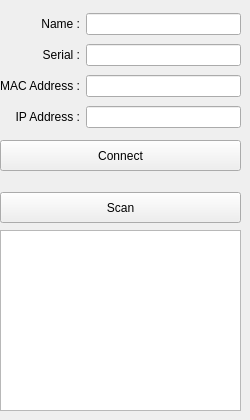
      <widget class="QWidget" name="tab_RemoteCamera">
       <attribute name="title">
        <string>Remote Camera</string>
       </attribute>
       <widget class="QPushButton" name="pushButton_RemoteCameraScan">
        <property name="geometry">
         <rect>
          <x>0</x>
          <y>192</y>
          <width>241</width>
          <height>31</height>
         </rect>
        </property>
        <property name="text">
         <string>Scan</string>
        </property>
       </widget>
       <widget class="QPushButton" name="pushButton_RemoteCameraConnect">
        <property name="geometry">
         <rect>
          <x>0</x>
          <y>140</y>
          <width>241</width>
          <height>31</height>
         </rect>
        </property>
        <property name="text">
         <string>Connect</string>
        </property>
       </widget>
       <widget class="QWidget" name="gridLayoutWidget_2">
        <property name="geometry">
         <rect>
          <x>0</x>
          <y>10</y>
          <width>241</width>
          <height>121</height>
         </rect>
        </property>
        <layout class="QGridLayout" name="gridLayout_2">
         <item row="0" column="0">
          <widget class="QLabel" name="label_3">
           <property name="text">
            <string>Name :</string>
           </property>
           <property name="alignment">
            <set>Qt::AlignRight|Qt::AlignTrailing|Qt::AlignVCenter</set>
           </property>
          </widget>
         </item>
         <item row="3" column="0">
          <widget class="QLabel" name="label_6">
           <property name="text">
            <string>IP Address :</string>
           </property>
           <property name="alignment">
            <set>Qt::AlignRight|Qt::AlignTrailing|Qt::AlignVCenter</set>
           </property>
          </widget>
         </item>
         <item row="1" column="0">
          <widget class="QLabel" name="label_4">
           <property name="text">
            <string>Serial :</string>
           </property>
           <property name="alignment">
            <set>Qt::AlignRight|Qt::AlignTrailing|Qt::AlignVCenter</set>
           </property>
          </widget>
         </item>
         <item row="2" column="0">
          <widget class="QLabel" name="label_5">
           <property name="text">
            <string>MAC Address :</string>
           </property>
           <property name="alignment">
            <set>Qt::AlignRight|Qt::AlignTrailing|Qt::AlignVCenter</set>
           </property>
          </widget>
         </item>
         <item row="0" column="1">
          <widget class="QLineEdit" name="lineEdit_RemoteCameraName"/>
         </item>
         <item row="1" column="1">
          <widget class="QLineEdit" name="lineEdit_RemoteCameraSerial"/>
         </item>
         <item row="2" column="1">
          <widget class="QLineEdit" name="lineEdit_RemoteCameraMac"/>
         </item>
         <item row="3" column="1">
          <widget class="QLineEdit" name="lineEdit_RemoteCameraIp"/>
         </item>
        </layout>
       </widget>
       <widget class="QListWidget" name="listWidget_RemoteCameraList">
        <property name="geometry">
         <rect>
          <x>0</x>
          <y>230</y>
          <width>241</width>
          <height>181</height>
         </rect>
        </property>
       </widget>
      </widget>
